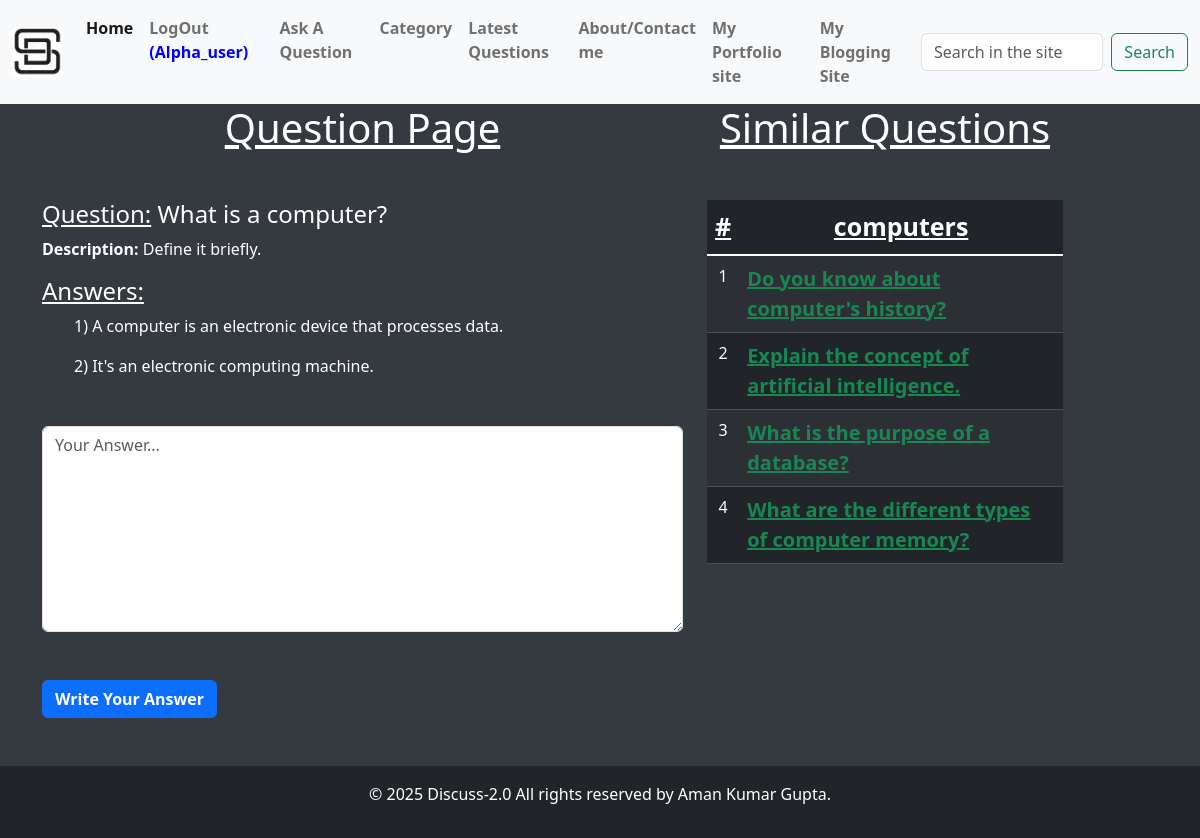
Screenshot of /?Q_id=1 (signed in) with the database file from the repository.
### tables this page shows
CREATE TABLE `questions` (
  `id` int(10) NOT NULL,
  `title` varchar(100) NOT NULL,
  `description` varchar(300) NOT NULL,
  `catagory_id` int(10) NOT NULL,
  `user_id` int(10) NOT NULL
);

CREATE TABLE `answers` (
  `id` int(10) NOT NULL,
  `answer` mediumtext NOT NULL,
  `Q_id` int(10) NOT NULL,
  `user_id` int(10) NOT NULL
);

CREATE TABLE `catagory` (
  `id` int(10) NOT NULL,
  `name` varchar(100) NOT NULL
);

### client/question.php (the view, shortened to what this page needs)
<div class="container">
    <div class="row">
        <div class="col-7">
            <h1 class="heading mb-5 mt-5"> Question Page </h1>
            <?php
            include("./server/db.php");
            $Q_id = isset($_GET['Q_id']) ? intval($_GET['Q_id']) : 0;
            $sql = "select * from questions where id = '$Q_id'";
            $result = $conn->query($sql);
            if ($result && $result->num_rows > 0) {
                foreach ($result as $row) {
                    $title = ucfirst($row['title']);
                    $desc = ucfirst($row['description']);
                    echo "<div class='question-container'>
                        <h4><u>Question:</u> $title </h4>
                        <p><b>Description:</b> $desc </p>
                    </div>";
                }
            } else {
                echo "<p>Question not found.</p>";
            }
            include("answers.php");
            ?>
            <form action="./server/requests.php" method="post">
                <textarea required rows="8" name="answer" id="" class="form-control mt-5"
                    placeholder="Your Answer..."></textarea>
                <button type="submit" class="btn btn-primary bold mt-5">Write Your Answer</button>
            </form>
        </div>
        <div class="col-4">
            <h1 class="heading mb-5 mt-5"> Similar Questions </h1>
            <table class="table table-success table-striped table-hover text-center table-dark">
                <thead>
                    <tr>
                        <th scope="col" style='font-size:25px'>#</th>
                        <?php
                        $cat_name = "Category";
                        $cat_id = 0;
                        $sql = "select catagory_id from questions where id = '$Q_id'";
                        $result = $conn->query($sql);
                        if ($result && $result->num_rows > 0) {
                            $row = $result->fetch_assoc();
                            $cat_id = $row['catagory_id'];
                            $sql = "select name from catagory where id = '$cat_id'";
                            $result = $conn->query($sql);
                            if ($result && $result->num_rows > 0) {
                                $cat_name = $result->fetch_assoc()["name"];
                            }
                        }
                        ?>
                        <th scope="col" style='font-size:25px'><?php echo $cat_name; ?></th>
                    </tr>
                </thead>
                <tbody>
                    <?php
                        $sql = "select id, title from questions where catagory_id = '$cat_id' AND id != '$Q_id' LIMIT 5";
                        $result = $conn->query($sql);
                        if ($result && $result->num_rows > 0) {
                            $i = 0;
                            foreach ($result as $row) {
                                $i++;
                                $similar_q_id = $row['id'];
                                $title = ucfirst($row['title']);
                                echo "<tr>";
                                echo "<td>".$i."</td>";
                                echo "<td style='text-align:left'><a style='font-size:20px' class='link-success' href='?Q_id=" . $similar_q_id . "'>".$title."</a></td>";
                                echo "</tr>";
                            }
                        } else {
                            echo "<tr><td colspan='2'>No similar questions found.</td></tr>";
                        }
                    ?>
                </tbody>
            </table>
        </div>
    </div>
</div>

### client/answers.php (shortened to what this page needs)
<div class="">
    <h4 class=""><u>Answers:</u> </h4>
    <?php
        $sql = "select * from answers where Q_id = $Q_id";
        $result = $conn->query($sql);
        if ($result) {
        $i = 0;
        foreach ($result as $row) {
            $i++;
            $ans = ucfirst($row["answer"]);
            ?>
            <ul type="none">
                <li>
                    <?php
                    echo $i . ") " . $ans . "<br>";
                    ?>
                </li>
            </ul>
            <?php
        }
    } else {
    }
    ?>
</div>

### public/style.css (style rules this page uses)
.heading { text-align: center; text-decoration: underline !important; }
a { font-weight: 600 !important; }
.bold { font-weight: 600 !important; }
body { background-color: #343a40 !important; color: #ffffff !important; }
th { text-decoration: underline !important; }

### index.php (style rules this page uses)
html { height: 100%; }
body { padding-top: 56px; }

### rows the page displays
questions: title "What is a computer?", description "Define it briefly."
answers: answer "A computer is an electronic device that processes data."
answers: answer "It's an electronic computing machine."
catagory: name "computers"
questions: title "Do you know about computer's history?"
questions: title "Explain the concept of artificial intelligence."
questions: title "What is the purpose of a database?"
questions: title "What are the different types of computer memory?"

### other values shown
$_SESSION['user']['username'] "Alpha_user"
